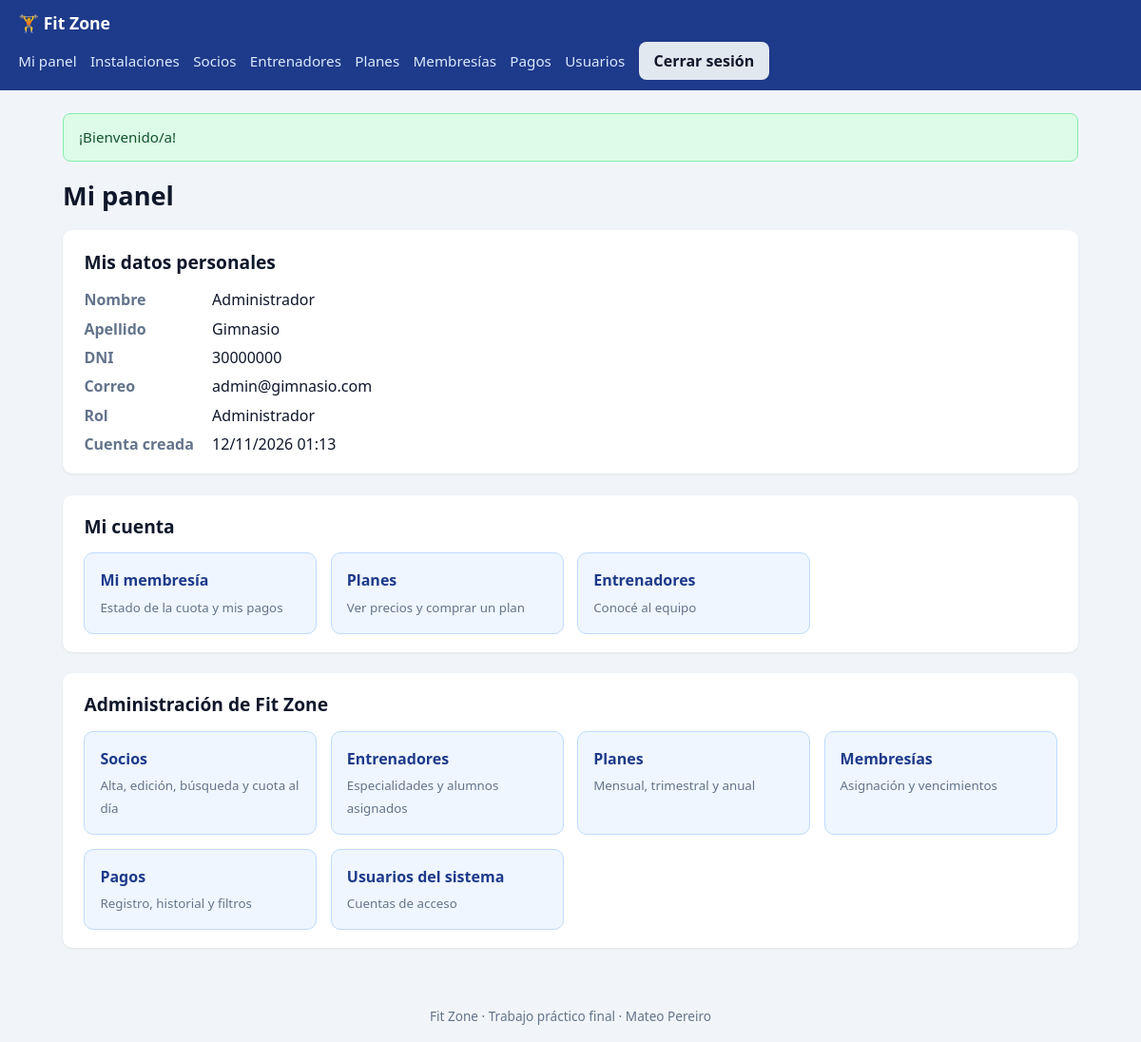
The page /panel.php (signed in) on the database its author committed.
### tables this page shows
CREATE TABLE usuarios (
    id            INT UNSIGNED AUTO_INCREMENT PRIMARY KEY,
    nombre        VARCHAR(60)  NOT NULL,
    apellido      VARCHAR(60)  NOT NULL,
    dni           VARCHAR(8)   NOT NULL UNIQUE,             
    email         VARCHAR(120) NOT NULL UNIQUE,             
    contrasena    VARCHAR(255) NOT NULL,                    
    rol           ENUM('usuario', 'admin') NOT NULL DEFAULT 'usuario',
    creado_en     DATETIME NOT NULL DEFAULT CURRENT_TIMESTAMP,
    archivado_en  DATETIME NULL DEFAULT NULL                
);

### includes/funciones.php (called while the page is built, shortened)
<?php
function escapar($valor): string
{
    return htmlspecialchars((string) ($valor ?? ''), ENT_QUOTES | ENT_SUBSTITUTE, 'UTF-8');
}
function requerir_login(PDO $pdo): array
{
    $st = $pdo->prepare('SELECT id, nombre, apellido, dni, email, rol, creado_en, archivado_en
                         FROM usuarios WHERE id = :id');
    $st->execute([':id' => $_SESSION['usuario_id']]);
    $usuario = $st->fetch();
    return $usuario;
}
function formato_fecha_hora(?string $fecha): string
{
    return $fecha ? date('d/m/Y H:i', strtotime($fecha)) : '—';
}

### panel.php (the view, shortened to what this page needs)
<?php
require_once __DIR__ . '/includes/funciones.php';
require_once __DIR__ . '/includes/conexion.php';
require_once __DIR__ . '/includes/diseno.php';
$usuario = requerir_login($pdo);
$esAdmin = $usuario['rol'] === 'admin';
?>
<section class="tarjeta">
    <h2>Mis datos personales</h2>
    <dl class="datos">
        <dt>Nombre</dt>
        <dd><?= escapar($usuario['nombre']) ?></dd>
        <dt>Apellido</dt>
        <dd><?= escapar($usuario['apellido']) ?></dd>
        <dt>DNI</dt>
        <dd><?= escapar($usuario['dni']) ?></dd>
        <dt>Correo</dt>
        <dd><?= escapar($usuario['email']) ?></dd>
        <dt>Rol</dt>
        <dd><?= $esAdmin ? 'Administrador' : 'Usuario' ?></dd>
        <dt>Cuenta creada</dt>
        <dd><?= escapar(formato_fecha_hora($usuario['creado_en'])) ?></dd>
    </dl>
</section>
<section class="tarjeta">
    <h2>Mi cuenta</h2>
    <div class="modulos">
        <a class="modulo" href="mi_membresia.php"><strong>Mi membresía</strong><small>Estado de la cuota y mis pagos</small></a>
        <a class="modulo" href="ver_planes.php"><strong>Planes</strong><small>Ver precios y comprar un plan</small></a>
        <a class="modulo" href="ver_entrenadores.php"><strong>Entrenadores</strong><small>Conocé al equipo</small></a>
    </div>
</section>
<?php if ($esAdmin): ?>
<section class="tarjeta">
    <h2>Administración de Fit Zone</h2>
    <div class="modulos">
        <a class="modulo" href="socios.php"><strong>Socios</strong><small>Alta, edición, búsqueda y cuota al día</small></a>
        <a class="modulo" href="entrenadores.php"><strong>Entrenadores</strong><small>Especialidades y alumnos asignados</small></a>
        <a class="modulo" href="planes.php"><strong>Planes</strong><small>Mensual, trimestral y anual</small></a>
        <a class="modulo" href="membresias.php"><strong>Membresías</strong><small>Asignación y vencimientos</small></a>
        <a class="modulo" href="pagos.php"><strong>Pagos</strong><small>Registro, historial y filtros</small></a>
        <a class="modulo" href="admin_usuarios.php"><strong>Usuarios del sistema</strong><small>Cuentas de acceso</small></a>
    </div>
</section>
<?php endif; ?>

### css/estilos.css (style rules this page uses)
:root { --primario: #1d4ed8; --primario-oscuro: #1e3a8a; --fondo: #f1f5f9; --tarjeta: #ffffff; --texto: #0f172a; --suave: #64748b; --borde: #cbd5e1; --verde: #15803d; --rojo: #b91c1c; --amarillo: #a16207; --gris: #475569; --radio: 10px; }
* { box-sizing: border-box; }
body { margin: 0; font-family: system-ui, -apple-system, "Segoe UI", Roboto, Arial, sans-serif; background: var(--fondo); color: var(--texto); line-height: 1.5; min-height: 100vh; display: flex; flex-direction: column; }
h2 { font-size: 1.2rem; margin: 0 0 .8rem; }
a { color: var(--primario); }
.tarjeta { background: var(--tarjeta); border-radius: var(--radio); padding: 1.2rem 1.4rem; margin-bottom: 1.4rem; box-shadow: 0 1px 3px rgba(15, 23, 42, .08); }
.datos { display: grid; grid-template-columns: max-content 1fr; gap: .4rem 1.2rem; margin: 0; }
.datos dt { font-weight: 600; color: var(--suave); }
.datos dd { margin: 0; }
.modulos { display: grid; grid-template-columns: repeat(auto-fill, minmax(200px, 1fr)); gap: .9rem; }
.modulo { display: block; background: #eff6ff; border: 1px solid #bfdbfe; border-radius: var(--radio); padding: 1rem; text-decoration: none; color: var(--texto); }
.modulo strong { display: block; color: var(--primario-oscuro); margin-bottom: .2rem; }
.modulo small { color: var(--suave); }

### rows shown on the page
usuarios: nombre "Administrador", apellido "Gimnasio", dni "30000000", email "admin@gimnasio.com", creado_en "12/11/2026 01:13"

### other values the page prints
escapar($aviso['texto']) "¡Bienvenido/a!"
escapar($titulo) "Mi panel"
